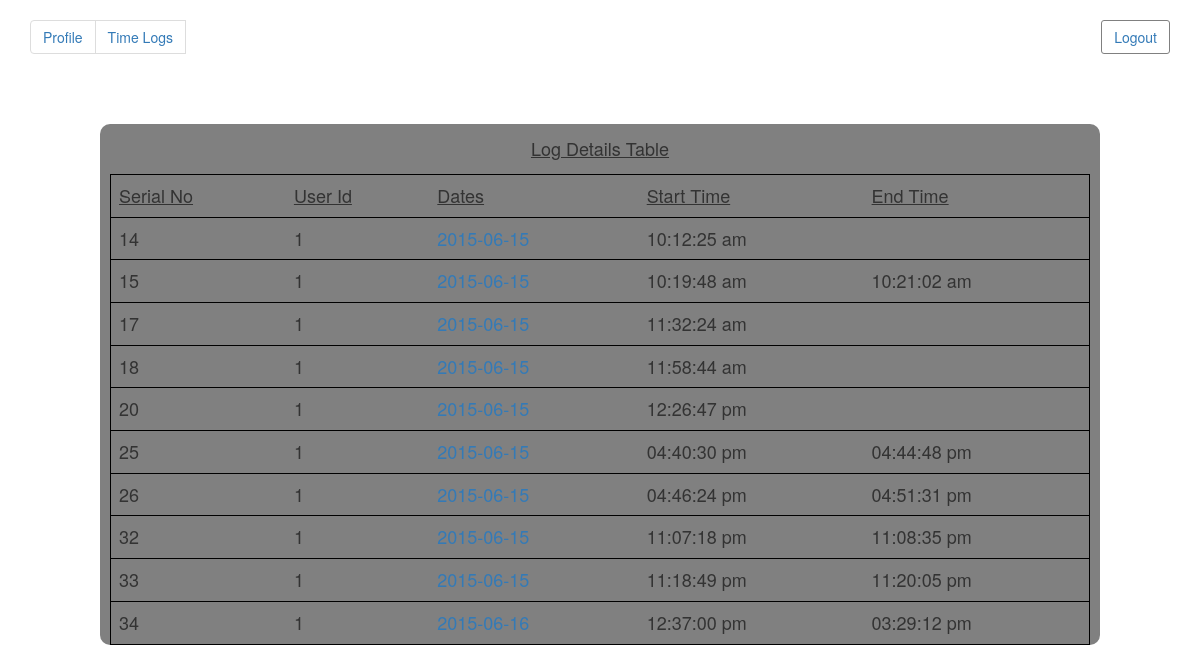
Screenshot of /timelog.php (signed in) with the database file from the repository.
### tables this page shows
CREATE TABLE IF NOT EXISTS `time_logs` (
  `sl_no` int(11) NOT NULL AUTO_INCREMENT,
  `user_id` int(11) DEFAULT NULL,
  `dates` date DEFAULT NULL,
  `start_time` varchar(50) DEFAULT NULL,
  `end_time` varchar(50) DEFAULT NULL,
  PRIMARY KEY (`sl_no`)
);

### timelog.php (the view, shortened to what this page needs)
<?php
	if($_SESSION['user_name'] != ''){
		$current_user_id = $_COOKIE['user'];
		$result = mysql_query("SELECT * FROM `time_logs` WHERE user_id = '$current_user_id'");
		if($result > 0){
?>
<!DOCTYPE html>
<html>
	<head>
	  <link rel="stylesheet" href="http://maxcdn.bootstrapcdn.com/bootstrap/3.3.4/css/bootstrap.min.css">
	</head>
	<body>
		<div class="container">
		  <ul class="pagination">
			<li><a href="homepage.php"> Profile </a></li>
			<li><a href="timelog.php"> Time Logs </a></li>
			<br>
		  </ul>
		  <button class="btn">
			<a href="logout.php"> Logout </a>
		  </button>
		</div>
		<div class="log_list">
			<form method="post" action="detailview.php">
				<div>
					<div class="tab_header">
						<h4> <u> Log Details Table </u> </h4>
					</div>
					<div>
						<table class="tab_view">
							<tr style="border:1px solid black;">
								<td class="attribute">
									<span> <u> Serial No </u> </span>
								</td>
								<td class="attribute">
									<span> <u> User Id </u> </span>
								</td>
								<td class="attribute">
									<span> <u> Dates </u> </span>
								</td>
								<td class="attribute">
									<span> <u> Start Time </u> </span>
								</td>
								<td class="attribute">
									<span> <u> End Time </u> </span>
								</td>
							</tr>
							<?php
								while($s = mysql_fetch_assoc($result)){
									$serial =  $s['sl_no'];
									$res2 = mysql_query("select * from `time_logs` where sl_no = '$serial'");
									$r = mysql_fetch_array($res2);
							?>
								<a href="#">
									<tr style="border:1px solid black;">
										<td class="attribute">
											<span> <?php echo $r['sl_no']; ?> </span>
										</td>
										<td class="attribute">
											<span> <?php echo $r['user_id']; ?> </span>
										</td>
										<td class="attribute">
											<a href="detailview.php?record_id=<?php echo $r['sl_no'];  ?>">
												<span> <?php echo $r['dates']; ?> </span>
											</a>
										</td>
										<td class="attribute">
											<span> <?php echo $r['start_time']; ?> </span>
										</td>
										<td class="attribute">
											<span> <?php echo $r['end_time']; ?>  </span>
										</td>
									</tr>
								</a>
							<?php
								}
							?>
						</table>
					</div>
				</div>
			</form>
		</div>
	</body>
</html>
<?php
		}
	}else{
		header('Location:login.php');
	}
?>

### timelog.php (style rules this page uses)
.btn { float:right; margin-top:20px; border-radius:3px; background-color:white; border:1px solid gray; }
.log_list { background-color:gray;margin-left:100px;margin-right:100px;margin-top:50px;border-radius:10px; }
.tab_header { text-align: center;padding:5px; }
.tab_view { border:1px solid black;border-radius:10px;margin-left:10px;margin-right:10px;width:98%; }
.attribute { padding:8px; font-size:18px; }

### rows the page displays
time_logs: sl_no "14", user "1", dates "2015-06-15", start_time "10:12:25 am"
time_logs: sl_no "15", user "1", dates "2015-06-15", start_time "10:19:48 am", end_time "10:21:02 am"
time_logs: sl_no "17", user "1", dates "2015-06-15", start_time "11:32:24 am"
time_logs: sl_no "18", user "1", dates "2015-06-15", start_time "11:58:44 am"
time_logs: sl_no "20", user "1", dates "2015-06-15", start_time "12:26:47 pm"
time_logs: sl_no "25", user "1", dates "2015-06-15", start_time "04:40:30 pm", end_time "04:44:48 pm"
time_logs: sl_no "26", user "1", dates "2015-06-15", start_time "04:46:24 pm", end_time "04:51:31 pm"
time_logs: sl_no "32", user "1", dates "2015-06-15", start_time "11:07:18 pm", end_time "11:08:35 pm"
time_logs: sl_no "33", user "1", dates "2015-06-15", start_time "11:18:49 pm", end_time "11:20:05 pm"
time_logs: sl_no "34", user "1", dates "2015-06-16", start_time "12:37:00 pm", end_time "03:29:12 pm"
